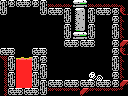

Rendered tile map (Tiled .tmx) drawn with the repository's tilesets; below, a short description and the full map source, tile grids included:
An orthogonal 16x12 tile map with 8x8 px tiles, 1 tile layer (Tile Layer 1) and 11 objects (2x item, 2x breakable-right, 2x door-right, big-item, breakable-down, ...).

<map version="1.0" orientation="orthogonal" renderorder="right-down" width="16" height="12" tilewidth="8" tileheight="8" nextobjectid="13">
 <properties>
  <property name="left" value="half-hole" />
 </properties>
 <tileset firstgid="1" name="tiles" tilewidth="8" tileheight="8" tilecount="256" columns="16">
  <image source="tiles.png" width="128" height="128" />
 </tileset>
 <layer name="Tile Layer 1" width="16" height="12">
  <data encoding="csv">
105,165,103,104,165,105,252,252,252,244,245,252,252,252,252,130,
106,1,1,1,1,106,103,104,105,196,197,105,103,104,165,122,
1,1,1,1,1,1,1,1,106,212,213,106,1,1,165,247,
1,1,1,1,1,1,1,1,105,228,229,105,1,1,105,247,
1,1,1,1,1,1,1,1,106,244,245,106,1,1,106,247,
1,1,1,1,1,1,1,1,103,104,103,104,1,1,165,117,
103,104,1,1,103,104,1,1,1,1,1,1,1,1,165,122,
125,105,98,98,105,165,1,1,1,1,1,1,1,1,105,247,
251,106,113,113,106,105,1,1,1,1,1,1,1,1,106,247,
251,105,113,113,105,106,1,1,1,1,1,115,116,1,165,247,
251,106,113,113,106,105,103,104,103,104,103,104,103,104,165,117,
251,103,104,103,104,106,254,254,254,254,117,254,254,254,254,146
</data>
 </layer>
 <objectgroup name="objects">
  <object id="1" type="item" x="88" y="64" width="16" height="16" />
  <object id="2" type="big-item" x="80" y="56" width="32" height="24" />
  <object id="3" type="breakable-right" x="112" y="56" width="16" height="24" />
  <object id="4" type="breakable-right" x="112" y="16" width="16" height="24" />
  <object id="6" type="breakable-down" x="48" y="80" width="32" height="16" />
  <object id="7" type="door-right" x="112" y="16" width="16" height="24" />
  <object id="8" type="door-right" x="112" y="56" width="16" height="24" />
  <object id="9" type="door-down" x="48" y="80" width="32" height="16" />
  <object id="10" type="4x4-item" x="80" y="48" width="32" height="32" />
  <object id="11" type="item" x="32" y="32" width="16" height="16" />
  <object id="12" type="lava-generator" x="8" y="8" width="32" height="16" />
 </objectgroup>
</map>
